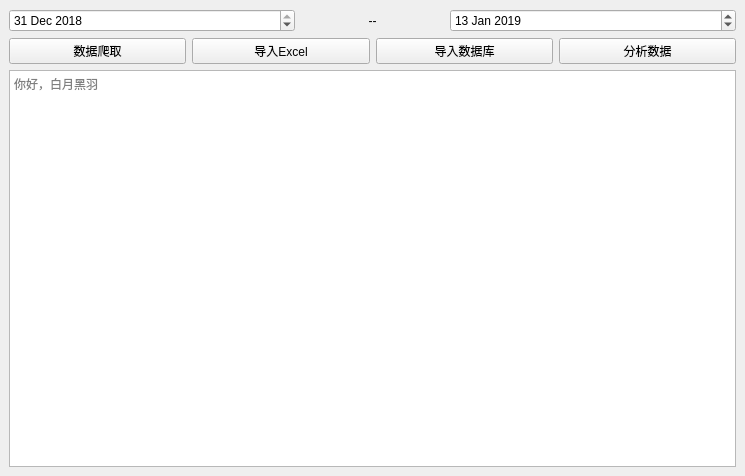
<?xml version="1.0" encoding="UTF-8"?>
<ui version="4.0">
 <class>MainWindow</class>
 <widget class="QMainWindow" name="MainWindow">
  <property name="geometry">
   <rect>
    <x>0</x>
    <y>0</y>
    <width>745</width>
    <height>476</height>
   </rect>
  </property>
  <property name="windowTitle">
   <string>MainWindow</string>
  </property>
  <property name="styleSheet">
   <string notr="true"/>
  </property>
  <property name="unifiedTitleAndToolBarOnMac">
   <bool>false</bool>
  </property>
  <widget class="QWidget" name="centralwidget">
   <layout class="QVBoxLayout" name="verticalLayout">
    <item>
     <layout class="QHBoxLayout" name="horizontalLayout">
      <property name="leftMargin">
       <number>0</number>
      </property>
      <property name="rightMargin">
       <number>0</number>
      </property>
      <item>
       <widget class="QDateEdit" name="startDateEdit">
        <property name="sizePolicy">
         <sizepolicy hsizetype="Minimum" vsizetype="Fixed">
          <horstretch>2</horstretch>
          <verstretch>0</verstretch>
         </sizepolicy>
        </property>
        <property name="dateTime">
         <datetime>
          <hour>8</hour>
          <minute>0</minute>
          <second>10</second>
          <year>2018</year>
          <month>12</month>
          <day>31</day>
         </datetime>
        </property>
       </widget>
      </item>
      <item>
       <widget class="QLabel" name="label">
        <property name="sizePolicy">
         <sizepolicy hsizetype="Minimum" vsizetype="Preferred">
          <horstretch>1</horstretch>
          <verstretch>0</verstretch>
         </sizepolicy>
        </property>
        <property name="text">
         <string>--</string>
        </property>
        <property name="alignment">
         <set>Qt::AlignCenter</set>
        </property>
       </widget>
      </item>
      <item>
       <widget class="QDateEdit" name="endDateEdit">
        <property name="sizePolicy">
         <sizepolicy hsizetype="Minimum" vsizetype="Fixed">
          <horstretch>2</horstretch>
          <verstretch>0</verstretch>
         </sizepolicy>
        </property>
        <property name="dateTime">
         <datetime>
          <hour>8</hour>
          <minute>0</minute>
          <second>0</second>
          <year>2019</year>
          <month>1</month>
          <day>13</day>
         </datetime>
        </property>
       </widget>
      </item>
     </layout>
    </item>
    <item>
     <layout class="QHBoxLayout" name="horizontalLayout_2">
      <item>
       <widget class="QPushButton" name="crawl">
        <property name="sizePolicy">
         <sizepolicy hsizetype="Minimum" vsizetype="Fixed">
          <horstretch>0</horstretch>
          <verstretch>0</verstretch>
         </sizepolicy>
        </property>
        <property name="text">
         <string>数据爬取</string>
        </property>
        <property name="myclass" stdset="0">
         <string>bar2btn</string>
        </property>
       </widget>
      </item>
      <item>
       <widget class="QPushButton" name="exportToExcel">
        <property name="text">
         <string>导入Excel</string>
        </property>
        <property name="myclass" stdset="0">
         <string>bar2btn</string>
        </property>
       </widget>
      </item>
      <item>
       <widget class="QPushButton" name="exportToDB">
        <property name="text">
         <string>导入数据库</string>
        </property>
        <property name="myclass" stdset="0">
         <string>bar2btn</string>
        </property>
       </widget>
      </item>
      <item>
       <widget class="QPushButton" name="analyze">
        <property name="text">
         <string>分析数据</string>
        </property>
        <property name="myclass" stdset="0">
         <string>bar2btn</string>
        </property>
       </widget>
      </item>
     </layout>
    </item>
    <item>
     <widget class="QTextEdit" name="textBrowser">
      <property name="acceptRichText">
       <bool>true</bool>
      </property>
      <property name="placeholderText">
       <string>你好，白月黑羽</string>
      </property>
     </widget>
    </item>
   </layout>
  </widget>
  <widget class="QMenuBar" name="menubar">
   <property name="geometry">
    <rect>
     <x>0</x>
     <y>0</y>
     <width>745</width>
     <height>22</height>
    </rect>
   </property>
  </widget>
 </widget>
 <resources/>
 <connections/>
</ui>
